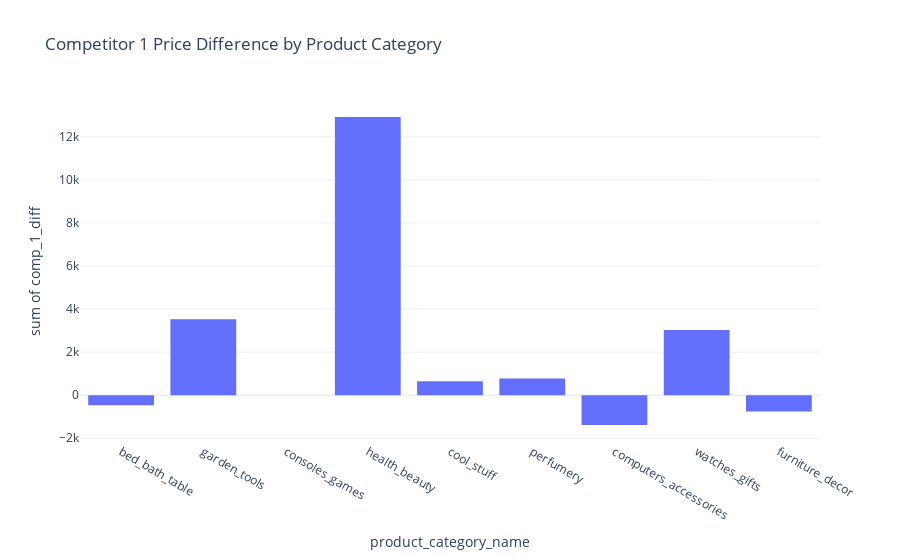

This figure's notebook cell:
### Code cell
fig = px.histogram(df, x='product_category_name', y='comp_1_diff', title='Competitor 1 Price Difference by Product Category', nbins=20)
fig.show()

### Figure 1 — Plotly figure (JSON) as saved in the notebook; plotly's stock layout.template omitted (floating-point values rounded to 4 significant figures; data arrays with more than 128 entries replaced by an {"elided": "..."} marker saying what was removed)
{"data": [{"bingroup": "x", "histfunc": "sum", "hovertemplate": "product_category_name=%{x}<br>sum of comp_1_diff=%{y}<extra></extra>", "legendgroup": "", "marker": {"color": "#636efa", "pattern": {"shape": ""}}, "name": "", "nbinsx": 20, "orientation": "v", "showlegend": false, "type": "histogram", "x": {"elided": "676 str values"}, "xaxis": "x", "y": {"elided": "676 float values"}, "yaxis": "y"}], "layout": {"barmode": "relative", "legend": {"tracegroupgap": 0}, "title": {"text": "Competitor 1 Price Difference by Product Category"}, "xaxis": {"anchor": "y", "domain": [0, 1], "title": {"text": "product_category_name"}}, "yaxis": {"anchor": "x", "domain": [0, 1], "title": {"text": "sum of comp_1_diff"}}}}
